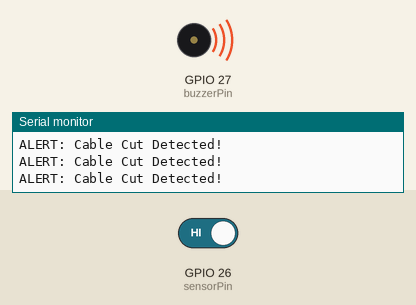
The sketch below on a simulated ESP32. Shown: buzzer (waves = sounding, pin HIGH), the last lines printed to the serial monitor. The inputs (shaded band) are chosen by the test bench; at power-on: GPIO 26 (sensorPin) HIGH.

Above: at 1.8 s.
1.9 s: GPIO 26 (sensorPin) driven LOW
At 3.2 s:
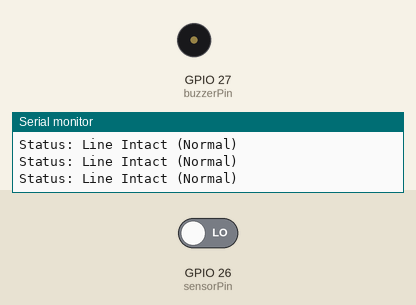
3.5 s: GPIO 26 (sensorPin) driven HIGH
At 4.5 s:
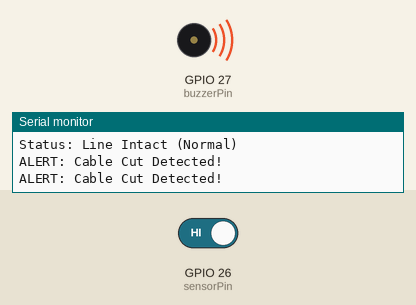
Timing chart, 0 to 6.5 s (numbered marks = the images above; inputs shaded):
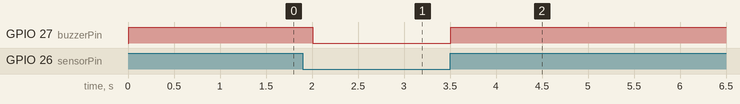

The sketch:

stage1_home_base_alarm.ino
```cpp
// LinePulse Pro - Phase 2, Stage 1: Home Base Station Alarm
const int sensorPin = 26;  // Connected to PC817 V1 (or test wire)
const int buzzerPin = 27;  // Connected to Active Buzzer (+)

void setup() {
  Serial.begin(115200);
  pinMode(sensorPin, INPUT_PULLUP);
  pinMode(buzzerPin, OUTPUT);
  digitalWrite(buzzerPin, LOW); // Silent at start

  Serial.println("==========================================");
  Serial.println("LinePulse Pro: Home Base Station Armed!");
  Serial.println("==========================================");
}

void loop() {
  int lineStatus = digitalRead(sensorPin);

  if (lineStatus == HIGH) {
    Serial.println("ALERT: Cable Cut Detected!");
    digitalWrite(buzzerPin, HIGH); // Scream the Active Buzzer!
  } else {
    Serial.println("Status: Line Intact (Normal)");
    digitalWrite(buzzerPin, LOW);  // Silence the alarm
  }

  delay(500);
}
```

Measured:
- after the input at 1.9 s, GPIO 27 (buzzerPin): HIGH → LOW after 0.11 s
- after the input at 3.5 s, GPIO 27 (buzzerPin): LOW → HIGH at once
